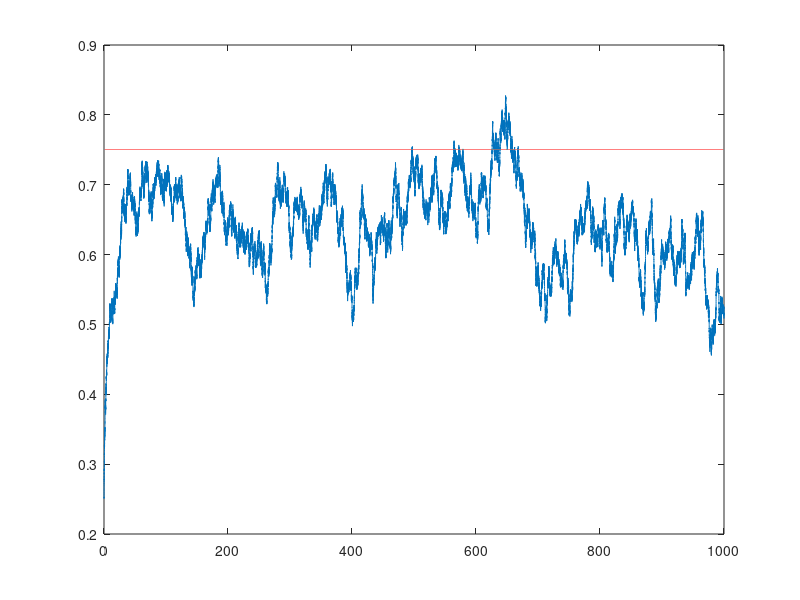

The MATLAB script that drew this image:

% activation model

clear
close all
clc

%% Kohler parameters


A = (1.4*1e-3); % in micro meters
B = (3.5*1e-4);

k = 1.28; %non dim

RHeq = @(x,coeff) 1 + A./x - B./(x.^(3));


%% Critical radius and supersaturation

r2_crit = 3*B/A;

s_crit = RHeq(sqrt(r2_crit));

rm = B/A;

%% model parameters (micrometers)


N = 1e-9; % 1e-9 per micon^3 = 1e3 per cm3

A1 = 6*1e-10;
A2 = 3.5*1e20;
A3 = 50;
rhow = 1e-15;

alpha2 = 4*pi*rhow*A2*A3*N;
D = A3;


%% Noise intensity and vertical velocity

w = 0.196*1e6; % micron per second
s = 0.3*w; 

%% Seq

Seq = A1*w/(alpha2*sqrt(rm));


disp(strcat('Critical S:',num2str(100*(s_crit-1))))
disp(strcat('Equilibrium S:',num2str(100*Seq)))
disp(strcat('Critical r2:',num2str(r2_crit)))
disp(strcat('Steady r2:',num2str(rm)))

epsilon = A1*s/(alpha2*sqrt(rm));

%%

tmax = 1e3;
dt = 1e-2;
n = floor(tmax/dt);


%% Initialise solution

R = zeros(1,n);
R(1) = rm;

R_eq1 = zeros(1,n);
R_eq2 = zeros(1,n);
options = optimset('TolFun',1e-15,'Display','off');


for i=1:n-1
    
    R(i+1) = max(0,R(i) + dt*2*A3*(Seq+1-RHeq(sqrt(R(i)),k))+sqrt(dt)*A3*epsilon*randn()  );

end


%%


figure
plot(dt*[1:n],R)
hold on
plot(dt*[1:n],r2_crit*ones(1,n),'color','red')

